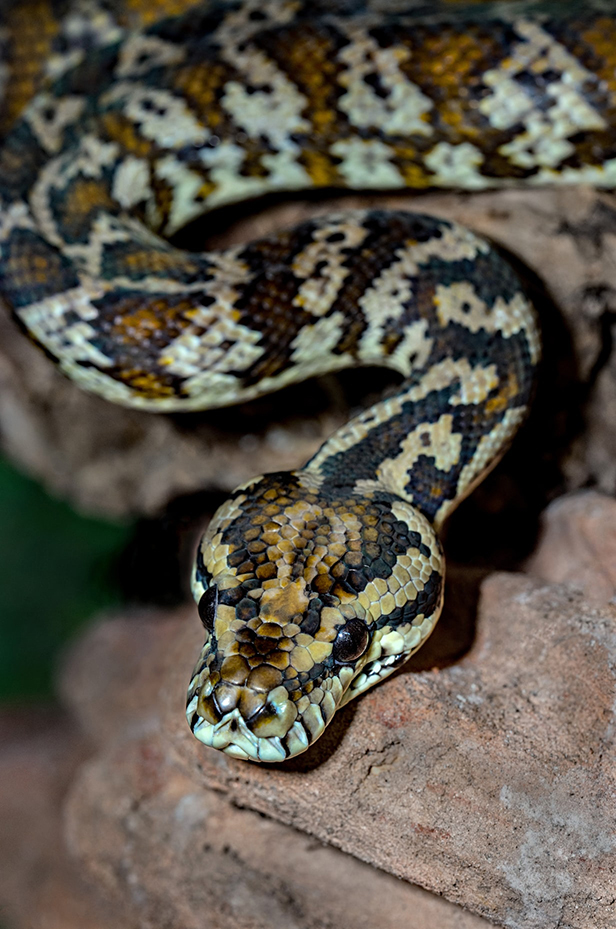
#> input picture xlh-cv-tutorial/2 Grundlagen der Bildverarbeitung/2 Zeichnen und Text/2 Übung Zeichnen/img/python_snake.jpg, 616 x 929 px
$ python solution.py
#> lines starting #> are read from the running program, lines starting #| are printed output that depends on the picture
import cv2

# Farbdefintionen
RED = (0, 0, 255)

# lade Bild von der Datei in ein NumPy Array
image = cv2.imread('img/python_snake.jpg')
#> image is the input picture: shape (929, 616, 3); mean B, G, R 74.3, 85, 90.6

# zeichne einen Kreis um die beiden Augen
cv2.circle(image, (205, 605), 30, RED, 10)
cv2.circle(image, (345, 640), 35, RED, 10)
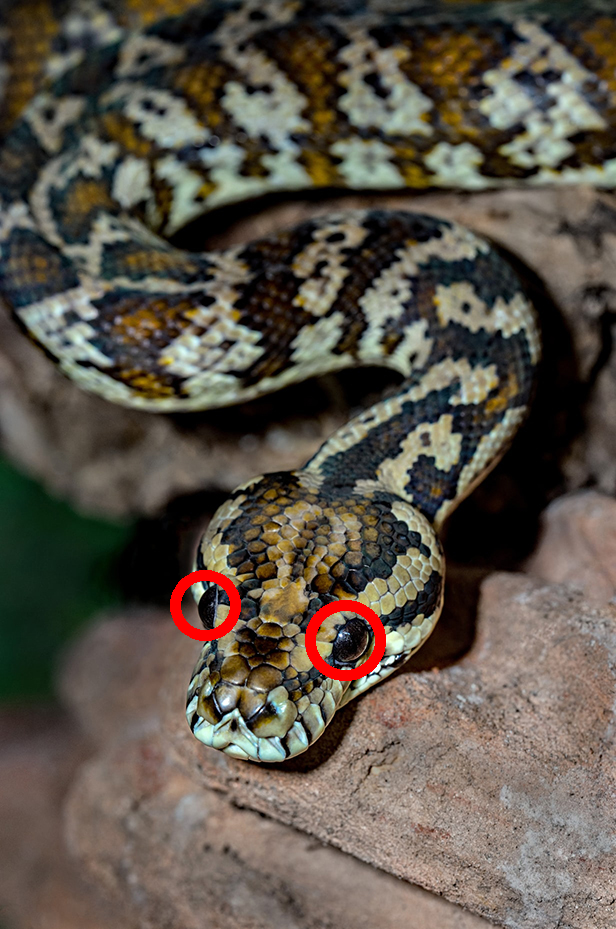
#> image: shape (929, 616, 3); mean B, G, R 73.6, 84.1, 91.8

# schreibe das Bild in eine Datei
cv2.imwrite('img/solution.png', image[0:-2, 0:-2])
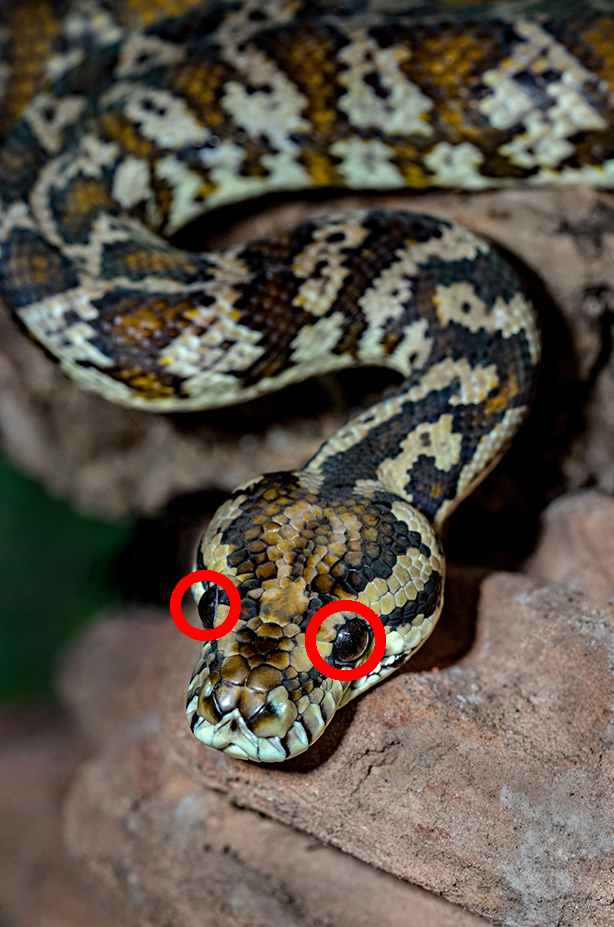
#> saved as solution.png: shape (927, 614, 3); mean B, G, R 73.5, 84, 91.6

# Anzeige auf dem Bildschirm
cv2.imshow('Ausgabe', image)
cv2.moveWindow('Ausgabe', 100, 100)
cv2.waitKey(0)
